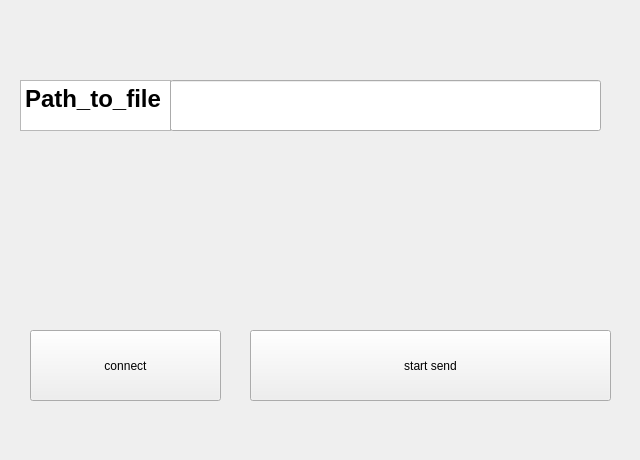
<?xml version="1.0" encoding="UTF-8"?>
<ui version="4.0">
 <class>Form</class>
 <widget class="QWidget" name="Form">
  <property name="geometry">
   <rect>
    <x>0</x>
    <y>0</y>
    <width>640</width>
    <height>460</height>
   </rect>
  </property>
  <property name="windowTitle">
   <string>Form</string>
  </property>
  <widget class="QStackedWidget" name="stack">
   <property name="geometry">
    <rect>
     <x>0</x>
     <y>0</y>
     <width>641</width>
     <height>461</height>
    </rect>
   </property>
   <widget class="QWidget" name="page">
    <widget class="QPushButton" name="pushButton">
     <property name="geometry">
      <rect>
       <x>30</x>
       <y>330</y>
       <width>191</width>
       <height>71</height>
      </rect>
     </property>
     <property name="mouseTracking">
      <bool>true</bool>
     </property>
     <property name="text">
      <string>connect</string>
     </property>
    </widget>
    <widget class="QPushButton" name="pushButton_2">
     <property name="geometry">
      <rect>
       <x>250</x>
       <y>330</y>
       <width>361</width>
       <height>71</height>
      </rect>
     </property>
     <property name="text">
      <string>start send</string>
     </property>
    </widget>
    <widget class="QTextEdit" name="textEdit">
     <property name="geometry">
      <rect>
       <x>20</x>
       <y>80</y>
       <width>151</width>
       <height>51</height>
      </rect>
     </property>
     <property name="html">
      <string>&lt;!DOCTYPE HTML PUBLIC &quot;-//W3C//DTD HTML 4.0//EN&quot; &quot;http://www.w3.org/TR/REC-html40/strict.dtd&quot;&gt;
&lt;html&gt;&lt;head&gt;&lt;meta name=&quot;qrichtext&quot; content=&quot;1&quot; /&gt;&lt;style type=&quot;text/css&quot;&gt;
p, li { white-space: pre-wrap; }
&lt;/style&gt;&lt;/head&gt;&lt;body style=&quot; font-family:'Ubuntu'; font-size:11pt; font-weight:400; font-style:normal;&quot;&gt;
&lt;p style=&quot; margin-top:0px; margin-bottom:0px; margin-left:0px; margin-right:0px; -qt-block-indent:0; text-indent:0px;&quot;&gt;&lt;span style=&quot; font-size:18pt; font-weight:600;&quot;&gt;Path_to_file&lt;/span&gt;&lt;/p&gt;&lt;/body&gt;&lt;/html&gt;</string>
     </property>
    </widget>
    <widget class="QLineEdit" name="file_path">
     <property name="geometry">
      <rect>
       <x>170</x>
       <y>80</y>
       <width>431</width>
       <height>51</height>
      </rect>
     </property>
    </widget>
   </widget>
  </widget>
 </widget>
 <resources/>
 <connections/>
</ui>
